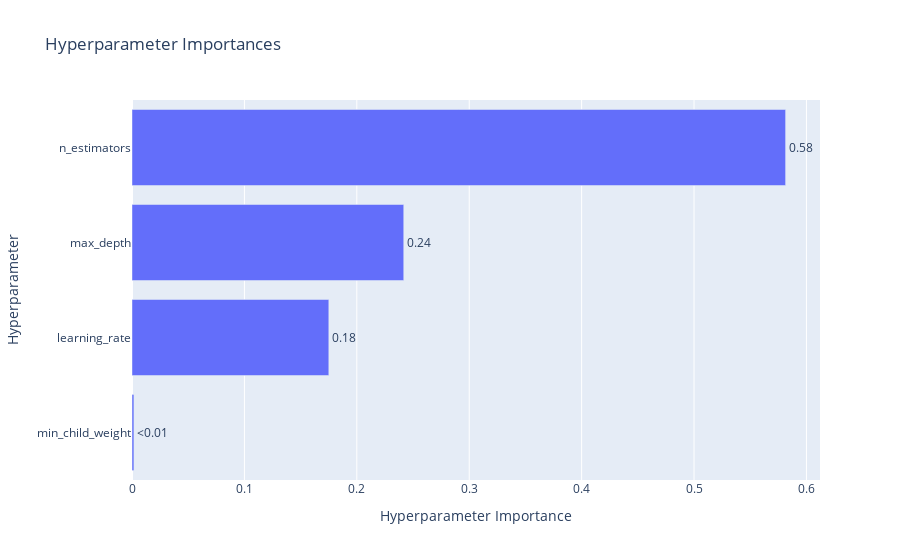

Notebook code cell kept with this figure:
### Code cell
optuna.visualization.plot_param_importances(study)

### Figure 1 — Plotly figure (JSON) as saved in the notebook; plotly's stock layout.template omitted (floating-point values rounded to 4 significant figures)
{"data": [{"cliponaxis": false, "hovertemplate": ["min_child_weight (IntDistribution): 0.0016964039997593055<extra></extra>", "learning_rate (FloatDistribution): 0.17509550560863527<extra></extra>", "max_depth (IntDistribution): 0.24174886864374626<extra></extra>", "n_estimators (IntDistribution): 0.5814592217478591<extra></extra>"], "name": "Objective Value", "orientation": "h", "text": ["<0.01", "0.18", "0.24", "0.58"], "textposition": "outside", "type": "bar", "x": [0.001696, 0.1751, 0.2417, 0.5815], "y": ["min_child_weight", "learning_rate", "max_depth", "n_estimators"]}], "layout": {"title": {"text": "Hyperparameter Importances"}, "xaxis": {"title": {"text": "Hyperparameter Importance"}}, "yaxis": {"title": {"text": "Hyperparameter"}}}}
